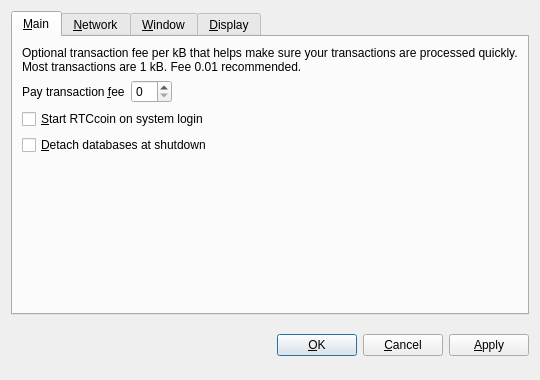
<?xml version="1.0" encoding="UTF-8"?>
<ui version="4.0">
 <class>OptionsDialog</class>
 <widget class="QDialog" name="OptionsDialog">
  <property name="geometry">
   <rect>
    <x>0</x>
    <y>0</y>
    <width>540</width>
    <height>380</height>
   </rect>
  </property>
  <property name="windowTitle">
   <string>Options</string>
  </property>
  <property name="modal">
   <bool>true</bool>
  </property>
  <layout class="QVBoxLayout" name="verticalLayout">
   <item>
    <widget class="QTabWidget" name="tabWidget">
     <property name="tabPosition">
      <enum>QTabWidget::North</enum>
     </property>
     <property name="currentIndex">
      <number>0</number>
     </property>
     <widget class="QWidget" name="tabMain">
      <attribute name="title">
       <string>&amp;Main</string>
      </attribute>
      <layout class="QVBoxLayout" name="verticalLayout_Main">
       <item>
        <widget class="QLabel" name="transactionFeeInfoLabel">
         <property name="text">
          <string>Optional transaction fee per kB that helps make sure your transactions are processed quickly. Most transactions are 1 kB. Fee 0.01 recommended.</string>
         </property>
         <property name="textFormat">
          <enum>Qt::PlainText</enum>
         </property>
         <property name="wordWrap">
          <bool>true</bool>
         </property>
        </widget>
       </item>
       <item>
        <layout class="QHBoxLayout" name="horizontalLayout_Main">
         <item>
          <widget class="QLabel" name="transactionFeeLabel">
           <property name="text">
            <string>Pay transaction &amp;fee</string>
           </property>
           <property name="textFormat">
            <enum>Qt::PlainText</enum>
           </property>
           <property name="buddy">
            <cstring>transactionFee</cstring>
           </property>
          </widget>
         </item>
         <item>
          <widget class="BitcoinAmountField" name="transactionFee"/>
         </item>
         <item>
          <spacer name="horizontalSpacer_Main">
           <property name="orientation">
            <enum>Qt::Horizontal</enum>
           </property>
           <property name="sizeHint" stdset="0">
            <size>
             <width>40</width>
             <height>20</height>
            </size>
           </property>
          </spacer>
         </item>
        </layout>
       </item>
       <item>
        <widget class="QCheckBox" name="bitcoinAtStartup">
         <property name="toolTip">
          <string>Automatically start RTCcoin after logging in to the system.</string>
         </property>
         <property name="text">
          <string>&amp;Start RTCcoin on system login</string>
         </property>
        </widget>
       </item>
       <item>
        <widget class="QCheckBox" name="detachDatabases">
         <property name="toolTip">
          <string>Detach block and address databases at shutdown. This means they can be moved to another data directory, but it slows down shutdown. The wallet is always detached.</string>
         </property>
         <property name="text">
          <string>&amp;Detach databases at shutdown</string>
         </property>
        </widget>
       </item>
       <item>
        <spacer name="verticalSpacer_Main">
         <property name="orientation">
          <enum>Qt::Vertical</enum>
         </property>
         <property name="sizeHint" stdset="0">
          <size>
           <width>20</width>
           <height>40</height>
          </size>
         </property>
        </spacer>
       </item>
      </layout>
     </widget>
     <widget class="QWidget" name="tabNetwork">
      <attribute name="title">
       <string>&amp;Network</string>
      </attribute>
      <layout class="QVBoxLayout" name="verticalLayout_Network">
       <item>
        <widget class="QCheckBox" name="mapPortUpnp">
         <property name="toolTip">
          <string>Automatically open the RTCcoin client port on the router. This only works when your router supports UPnP and it is enabled.</string>
         </property>
         <property name="text">
          <string>Map port using &amp;UPnP</string>
         </property>
        </widget>
       </item>
       <item>
        <widget class="QCheckBox" name="connectSocks">
         <property name="toolTip">
          <string>Connect to the RTCcoin network through a SOCKS proxy (e.g. when connecting through Tor).</string>
         </property>
         <property name="text">
          <string>&amp;Connect through SOCKS proxy:</string>
         </property>
        </widget>
       </item>
       <item>
        <layout class="QHBoxLayout" name="horizontalLayout_Network">
         <item>
          <widget class="QLabel" name="proxyIpLabel">
           <property name="text">
            <string>Proxy &amp;IP:</string>
           </property>
           <property name="textFormat">
            <enum>Qt::PlainText</enum>
           </property>
           <property name="buddy">
            <cstring>proxyIp</cstring>
           </property>
          </widget>
         </item>
         <item>
          <widget class="QValidatedLineEdit" name="proxyIp">
           <property name="maximumSize">
            <size>
             <width>140</width>
             <height>16777215</height>
            </size>
           </property>
           <property name="toolTip">
            <string>IP address of the proxy (e.g. 127.0.0.1)</string>
           </property>
          </widget>
         </item>
         <item>
          <widget class="QLabel" name="proxyPortLabel">
           <property name="text">
            <string>&amp;Port:</string>
           </property>
           <property name="textFormat">
            <enum>Qt::PlainText</enum>
           </property>
           <property name="buddy">
            <cstring>proxyPort</cstring>
           </property>
          </widget>
         </item>
         <item>
          <widget class="QLineEdit" name="proxyPort">
           <property name="maximumSize">
            <size>
             <width>55</width>
             <height>16777215</height>
            </size>
           </property>
           <property name="toolTip">
            <string>Port of the proxy (e.g. 9050)</string>
           </property>
          </widget>
         </item>
         <item>
          <widget class="QLabel" name="socksVersionLabel">
           <property name="text">
            <string>SOCKS &amp;Version:</string>
           </property>
           <property name="textFormat">
            <enum>Qt::PlainText</enum>
           </property>
           <property name="buddy">
            <cstring>socksVersion</cstring>
           </property>
          </widget>
         </item>
         <item>
          <widget class="QValueComboBox" name="socksVersion">
           <property name="toolTip">
            <string>SOCKS version of the proxy (e.g. 5)</string>
           </property>
          </widget>
         </item>
         <item>
          <spacer name="horizontalSpacer_Network">
           <property name="orientation">
            <enum>Qt::Horizontal</enum>
           </property>
           <property name="sizeHint" stdset="0">
            <size>
             <width>40</width>
             <height>20</height>
            </size>
           </property>
          </spacer>
         </item>
        </layout>
       </item>
       <item>
        <spacer name="verticalSpacer_Network">
         <property name="orientation">
          <enum>Qt::Vertical</enum>
         </property>
         <property name="sizeHint" stdset="0">
          <size>
           <width>20</width>
           <height>40</height>
          </size>
         </property>
        </spacer>
       </item>
      </layout>
     </widget>
     <widget class="QWidget" name="tabWindow">
      <attribute name="title">
       <string>&amp;Window</string>
      </attribute>
      <layout class="QVBoxLayout" name="verticalLayout_Window">
       <item>
        <widget class="QCheckBox" name="minimizeToTray">
         <property name="toolTip">
          <string>Show only a tray icon after minimizing the window.</string>
         </property>
         <property name="text">
          <string>&amp;Minimize to the tray instead of the taskbar</string>
         </property>
        </widget>
       </item>
       <item>
        <widget class="QCheckBox" name="minimizeOnClose">
         <property name="toolTip">
          <string>Minimize instead of exit the application when the window is closed. When this option is enabled, the application will be closed only after selecting Quit in the menu.</string>
         </property>
         <property name="text">
          <string>M&amp;inimize on close</string>
         </property>
        </widget>
       </item>
       <item>
        <spacer name="verticalSpacer_Window">
         <property name="orientation">
          <enum>Qt::Vertical</enum>
         </property>
         <property name="sizeHint" stdset="0">
          <size>
           <width>20</width>
           <height>40</height>
          </size>
         </property>
        </spacer>
       </item>
      </layout>
     </widget>
     <widget class="QWidget" name="tabDisplay">
      <attribute name="title">
       <string>&amp;Display</string>
      </attribute>
      <layout class="QVBoxLayout" name="verticalLayout_Display">
       <item>
        <layout class="QHBoxLayout" name="horizontalLayout_1_Display">
         <item>
          <widget class="QLabel" name="langLabel">
           <property name="text">
            <string>User Interface &amp;language:</string>
           </property>
           <property name="textFormat">
            <enum>Qt::PlainText</enum>
           </property>
           <property name="buddy">
            <cstring>lang</cstring>
           </property>
          </widget>
         </item>
         <item>
          <widget class="QValueComboBox" name="lang">
           <property name="toolTip">
            <string>The user interface language can be set here. This setting will take effect after restarting RTCcoin.</string>
           </property>
          </widget>
         </item>
        </layout>
       </item>
       <item>
        <layout class="QHBoxLayout" name="horizontalLayout_2_Display">
         <item>
          <widget class="QLabel" name="unitLabel">
           <property name="text">
            <string>&amp;Unit to show amounts in:</string>
           </property>
           <property name="textFormat">
            <enum>Qt::PlainText</enum>
           </property>
           <property name="buddy">
            <cstring>unit</cstring>
           </property>
          </widget>
         </item>
         <item>
          <widget class="QValueComboBox" name="unit">
           <property name="toolTip">
            <string>Choose the default subdivision unit to show in the interface and when sending coins.</string>
           </property>
          </widget>
         </item>
        </layout>
       </item>
       <item>
        <widget class="QCheckBox" name="displayAddresses">
         <property name="toolTip">
          <string>Whether to show RTCcoin addresses in the transaction list.</string>
         </property>
         <property name="text">
          <string>&amp;Display addresses in transaction list</string>
         </property>
        </widget>
       </item>
       <item>
        <widget class="QCheckBox" name="coinControlFeatures">
         <property name="toolTip">
          <string>Whether to show coin control features or not.</string>
         </property>
         <property name="text">
          <string>Display coin &amp;control features (experts only!)</string>
         </property>
        </widget>
       </item>
       <item>
        <spacer name="verticalSpacer_Display">
         <property name="orientation">
          <enum>Qt::Vertical</enum>
         </property>
         <property name="sizeHint" stdset="0">
          <size>
           <width>20</width>
           <height>40</height>
          </size>
         </property>
        </spacer>
       </item>
      </layout>
     </widget>
    </widget>
   </item>
   <item>
    <layout class="QHBoxLayout" name="horizontalLayout_Buttons">
     <item>
      <spacer name="horizontalSpacer_1">
       <property name="orientation">
        <enum>Qt::Horizontal</enum>
       </property>
       <property name="sizeHint" stdset="0">
        <size>
         <width>40</width>
         <height>48</height>
        </size>
       </property>
      </spacer>
     </item>
     <item>
      <widget class="QLabel" name="statusLabel">
       <property name="font">
        <font>
         <weight>75</weight>
         <bold>true</bold>
        </font>
       </property>
       <property name="text">
        <string/>
       </property>
       <property name="textFormat">
        <enum>Qt::PlainText</enum>
       </property>
       <property name="wordWrap">
        <bool>true</bool>
       </property>
      </widget>
     </item>
     <item>
      <spacer name="horizontalSpacer_2">
       <property name="orientation">
        <enum>Qt::Horizontal</enum>
       </property>
       <property name="sizeHint" stdset="0">
        <size>
         <width>40</width>
         <height>48</height>
        </size>
       </property>
      </spacer>
     </item>
     <item>
      <widget class="QPushButton" name="okButton">
       <property name="text">
        <string>&amp;OK</string>
       </property>
      </widget>
     </item>
     <item>
      <widget class="QPushButton" name="cancelButton">
       <property name="text">
        <string>&amp;Cancel</string>
       </property>
       <property name="autoDefault">
        <bool>false</bool>
       </property>
      </widget>
     </item>
     <item>
      <widget class="QPushButton" name="applyButton">
       <property name="text">
        <string>&amp;Apply</string>
       </property>
       <property name="autoDefault">
        <bool>false</bool>
       </property>
      </widget>
     </item>
    </layout>
   </item>
  </layout>
 </widget>
 <customwidgets>
  <customwidget>
   <class>BitcoinAmountField</class>
   <extends>QSpinBox</extends>
   <header>bitcoinamountfield.h</header>
  </customwidget>
  <customwidget>
   <class>QValueComboBox</class>
   <extends>QComboBox</extends>
   <header>qvaluecombobox.h</header>
  </customwidget>
  <customwidget>
   <class>QValidatedLineEdit</class>
   <extends>QLineEdit</extends>
   <header>qvalidatedlineedit.h</header>
  </customwidget>
 </customwidgets>
 <resources/>
 <connections/>
</ui>
